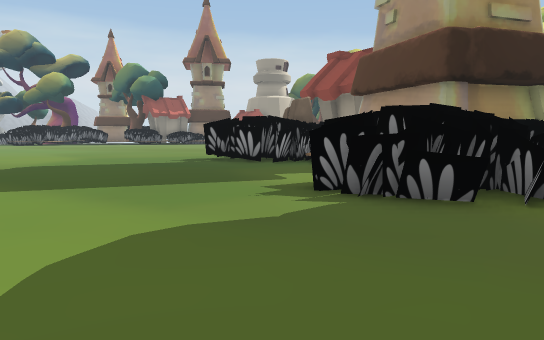
View 1 (above)

24 first-person views from a walk through a 3-D level made in the Unity game engine. The camera is 1.2 m above the floor, tilts 6° down and sees 70° across. The floor is counted in squares, 2 m on a side. Each view is taken from the middle of a square. On the plan, view 1 faces up. The plan holds only what a view shows up to about 11 squares ahead; the rest is blank. The place goes on beyond the plan. Some surface patterns are stand-ins.

View 2
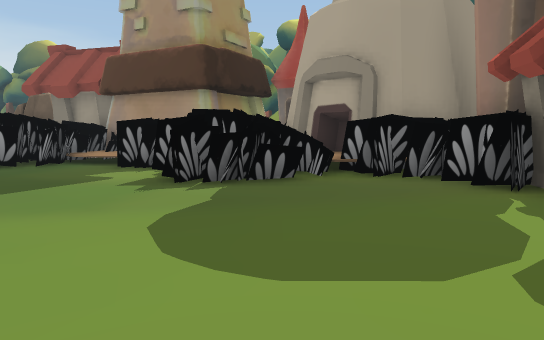

View 3
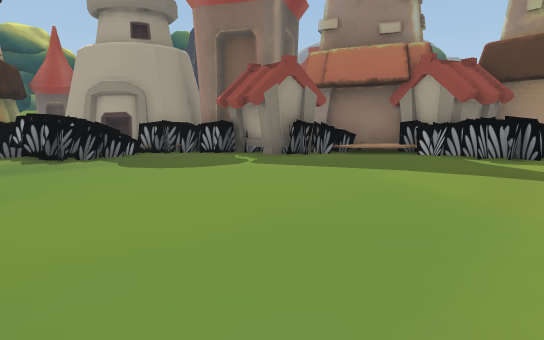

View 4
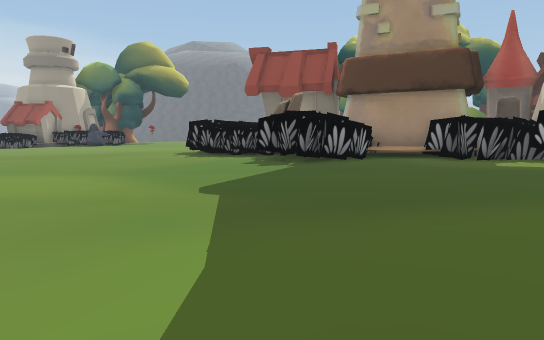

View 5
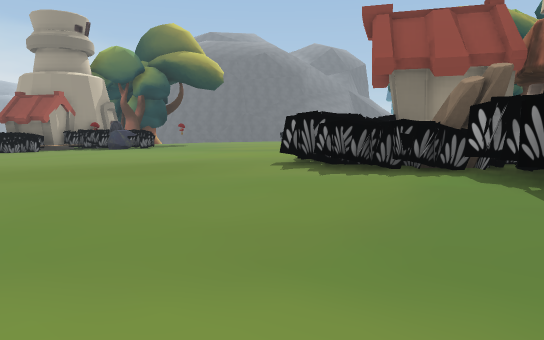

View 6
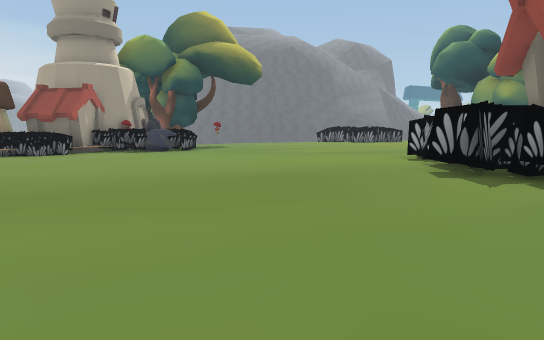

View 7
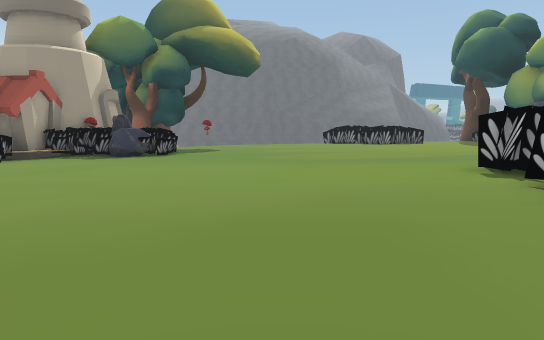

View 8
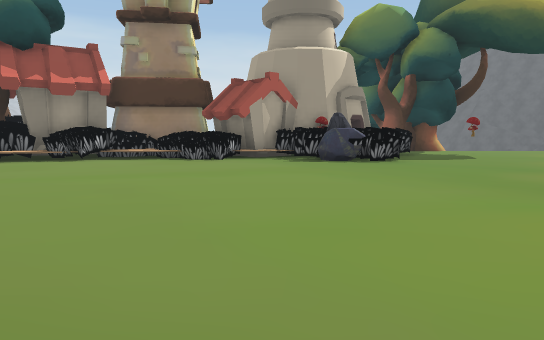

View 9
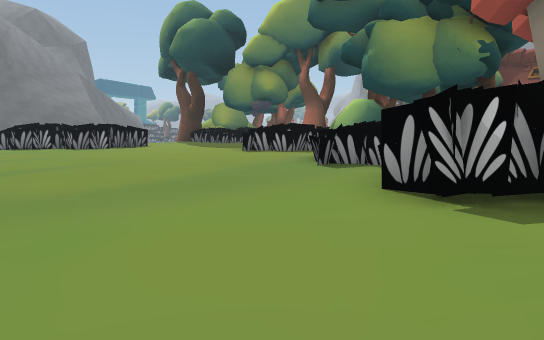

View 10
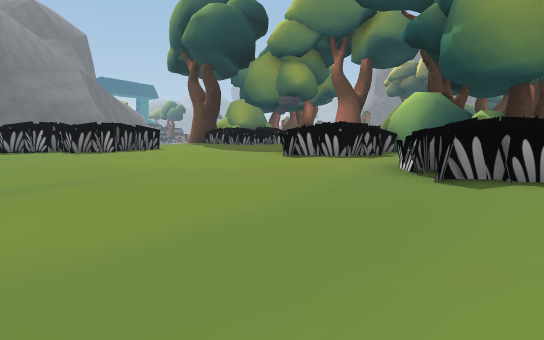

View 11
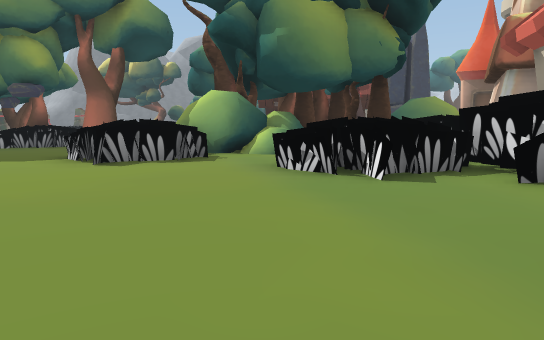

View 12
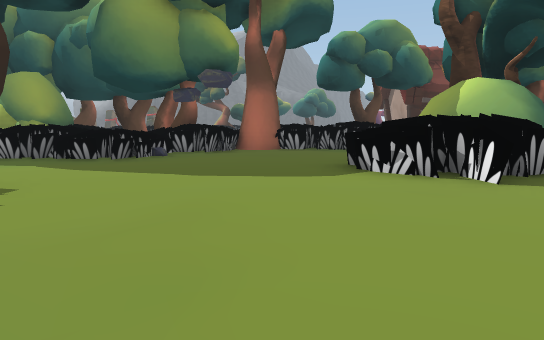

View 13
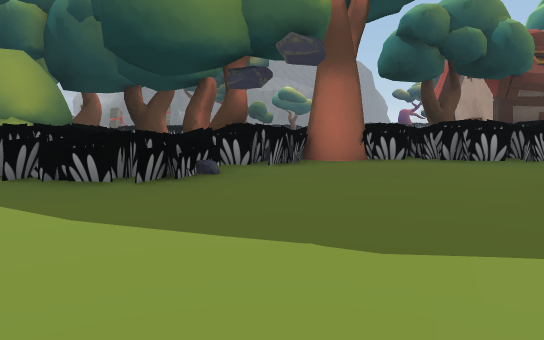

View 14
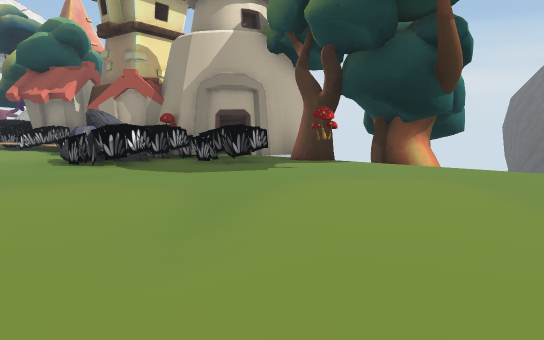

View 15
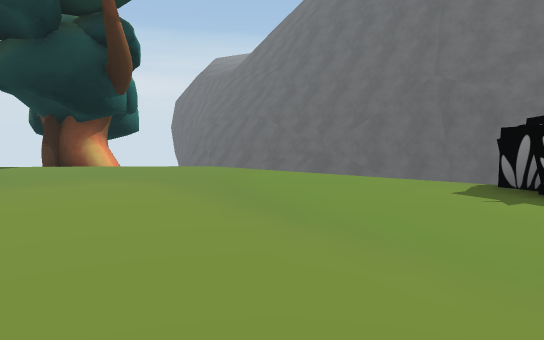

View 16
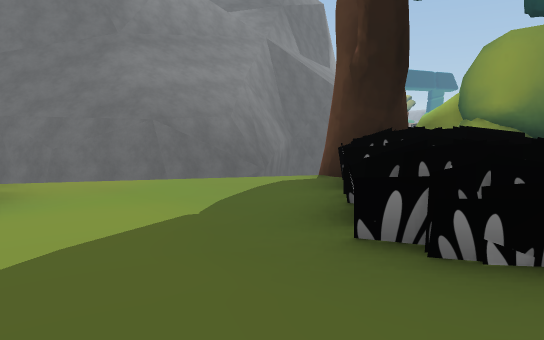

View 17
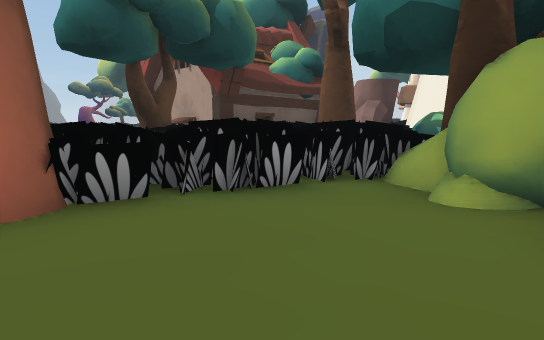

View 18
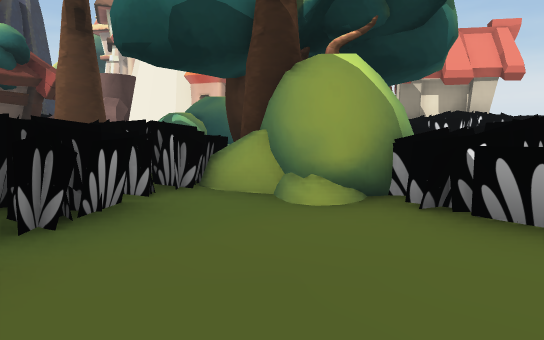

View 19
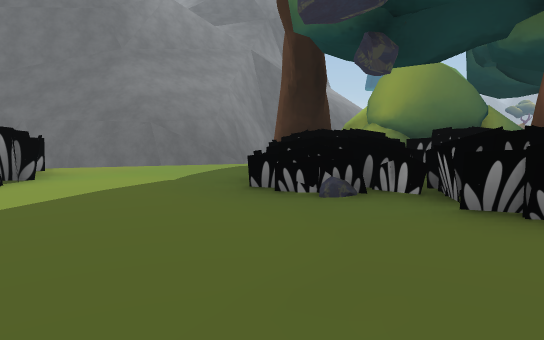

View 20
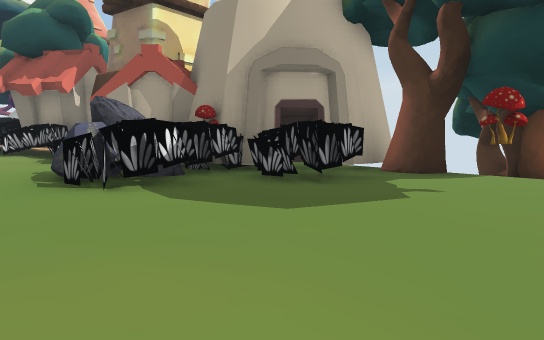

View 21
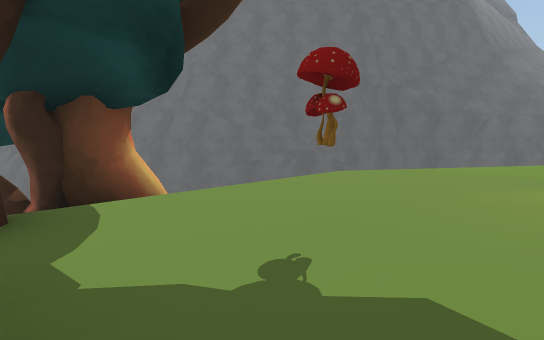

View 22
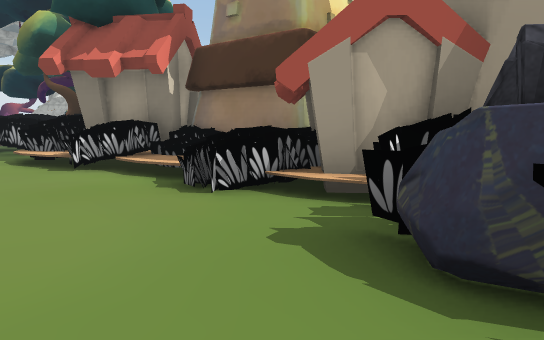

View 23
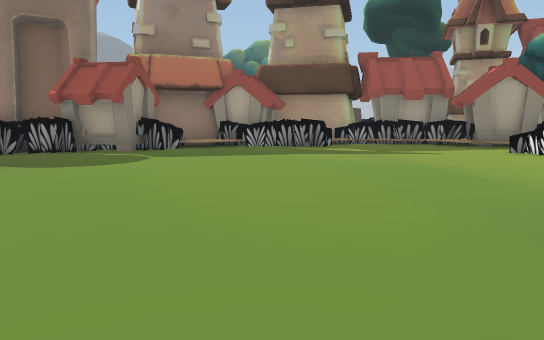

View 24
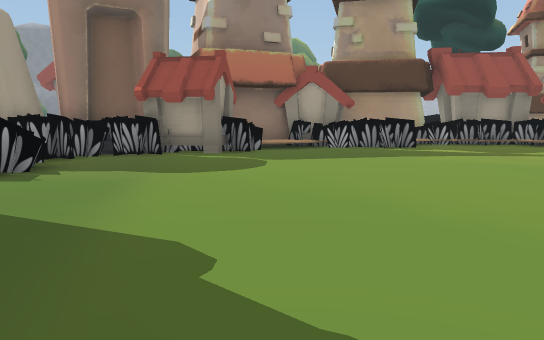

### Floor plan
Key: @ floor where view 1 was taken; # wall or solid block; . main floor; - floor 0.25 m lower than the main floor; : floor 0.5 m higher than the main floor; + floor 1 m higher than the main floor; / step, stairs or slope; ^ raised ledge; v drop or lower ground; H house; R rock; T tower; E tree; O other object.
Columns run from 7 left of view 1 to 23 right of it. Each row starts with its distance up from view 1.
 32           EEE  v##
 31           EEE   v###
 30            EE      ###
 29     T    #           #
 28     T   ##E-----/    ##
 27 #HO#T   #--------/    ##
 26 #HTOO #OOO--#-----//O  ######
 25 OOO/OO/RR----------OOO   ###
 24 /O-----RR----------O /
 23 -------------------OO./
 22  ---------------...OO.../
 21   -----------............E
 20   -------..............OOEE
 19   ----................OOOEEE
 18   -...................OO./EEEEE
 17   ..............OOO...OEE    E
 16   .......O..OO..OOO....O
 15  .......#OOOOOO..EE..OEE
 14  ......## HHOO  EEE.OOOOO
 13  ......O## OOOEEEEEOOO OO
 12  .....OOO# HTOEEEEOOO
 11 .......OO# TTT    EEO
 10 ......OO###  TEEEE#E  EE
  9  ...::OOO:#  #EEE##  #O
  8  :::::::::####   O  ###
  7 ::::::::####      ^#####
  6 :::::::::# #
  5 ::::::::OOO##
  4 ::::::::OOO##
  3 ::::::::::###
  2 ::::::::::R###
  1 ::::::::::###
  0 :::::::@:H###
 -1  ::::::::###
 -2  ::::::::+T# T
 -3  :::::::#### T
 -4  ::::::###   T
 -5   O::::#
 -6   :::###

Where each view was taken, in squares from view 1:
view 1: 0 up, 0 right, facing up
view 2: 0 up, 2 left, facing up-right
view 3: 0 up, 7 left, facing right
view 4: 4 up, 7 left, facing up-right
view 5: 9 up, 6 left, facing up-right
view 6: 12 up, 6 left, facing up-right
view 7: 14 up, 4 left, facing up-right
view 8: 15 up, 1 left, facing up
view 9: 17 up, 1 left, facing right
view 10: 18 up, 1 right, facing right
view 11: 20 up, 3 right, facing down-right
view 12: 22 up, 8 right, facing down-right
view 13: 21 up, 11 right, facing down-right
view 14: 21 up, 9 right, facing up-left
view 15: 21 up, 9 right, facing up
view 16: 18 up, 13 right, facing up-right
view 17: 18 up, 13 right, facing down
view 18: 17 up, 14 right, facing down-left
view 19: 16 up, 12 right, facing up-right
view 20: 22 up, 6 right, facing up-left
view 21: 25 up, 3 right, facing up-right
view 22: 22 up, 1 right, facing up-left
view 23: 4 up, 7 left, facing down-right
view 24: 5 up, 5 left, facing down-right
